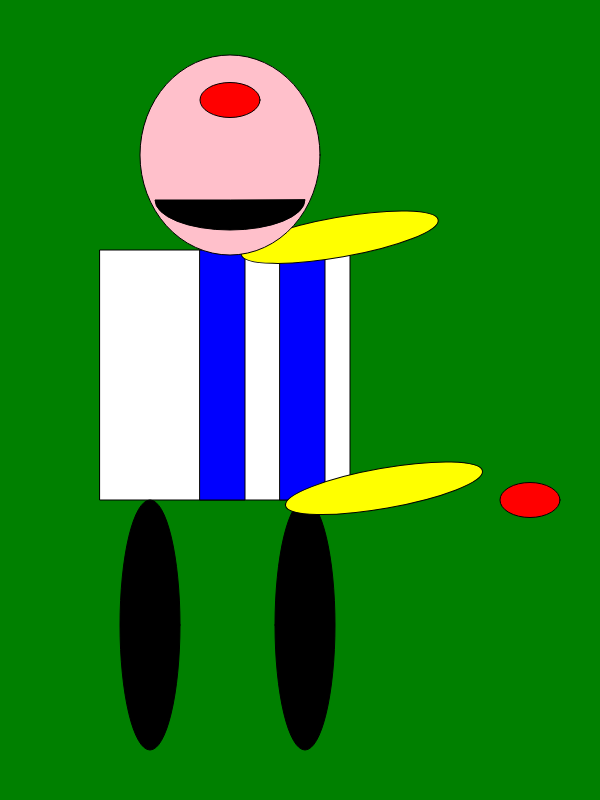
Frame 1 (no input)
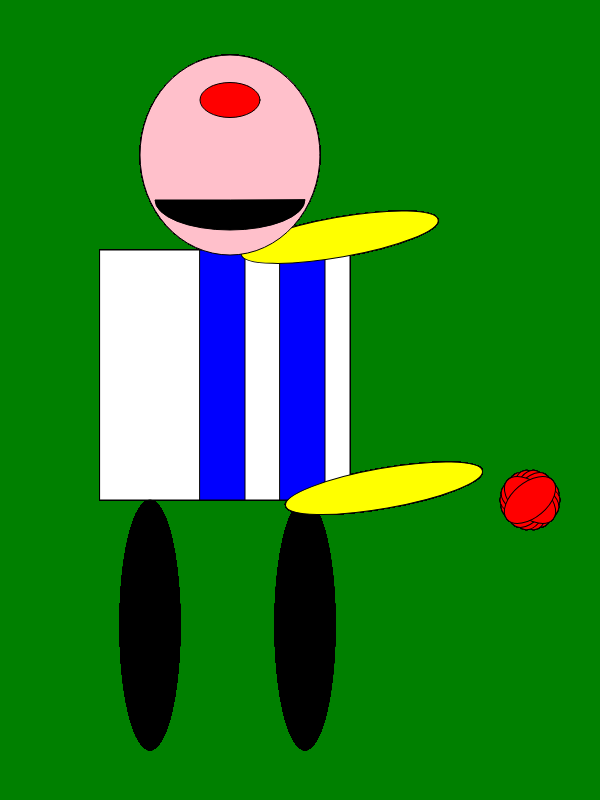
Frame 60 (no input)
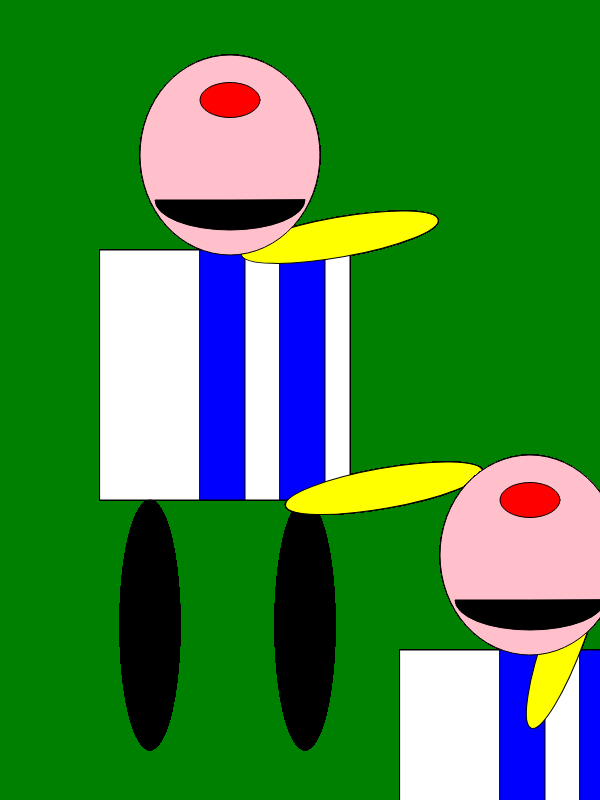
Frame 120 (the mouse pressed at the canvas centre since frame 60)

The p5.js sketch that drew these frames (run headless with seeded random() and noise() and a simulated clock; from frame 60 on, the mouse is pressed at the canvas centre):

// p5.js sketch
// ── sketch.js
function setup() {
createCanvas( 600 , 800 );
//background color
background("green");
}

var angle = 0;

function draw() {


//Rotationrate for the arms
armRotationRate = (mouseX * 1) - 100;

//Main Sandbox
  push();

//Grid is centered
translate( 300, 400);

//Body
push();

// Cyclops will follow the mouse
translate(mouseX, mouseY );


//Main shirt rectangle
rect(-200,-150, 250,250);
pop();

//Design on shirt
push();
translate(mouseX, mouseY );
fill('blue');
translate(-100, -150);
rect(0 ,0 ,45 ,250);
translate(80,0);
rect(0 ,0 ,45 ,250);
translate(80,0);
pop();//body end

//legs
push();
translate(mouseX, mouseY );
translate( 0, 250);

//Left leg
fill('black')
ellipse(-150,-25,60,250);
//Right Leg
scale(-1,1);
ellipse(-5,-25,60,250);
pop(); //end of legs

//Arms
push();
translate(mouseX, mouseY );
translate(0,-100);
//Defining scope
rotate( radians(armRotationRate));


//Left Arm
fill('yellow')
ellipse(-200,50,-40,-200)

//Right Arm
scale(-1,1);
ellipse(-55,50,-40,-200)
pop(); //Arms end

//Head
push();
translate(mouseX, mouseY );
translate(0,-250)

fill('pink');
ellipse(-70, 5, 180, 200);


//mouth
fill("black");
arc(-70, 50, 150, 60, radians(360), radians(180),PIE);

//Eyes
push();
translate(-70, -50);

//Middle eye
fill('red')
ellipse(0, 0, 60, 35);
translate( width*0.5, height*0.5 );
  rotate( radians(angle) );
ellipse(0, 0, 60, 35);

  // update angle position
  angle = angle + 100;
pop(); //end of head and face


pop();
}
